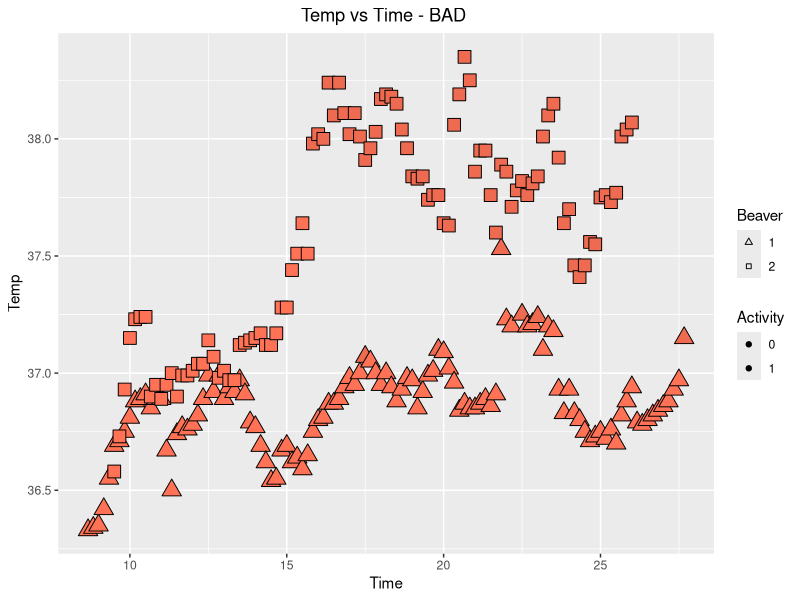
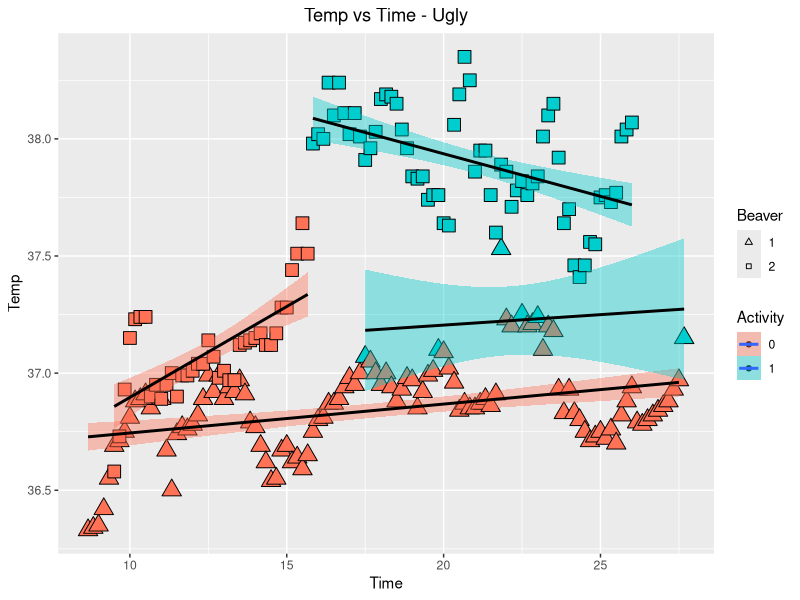
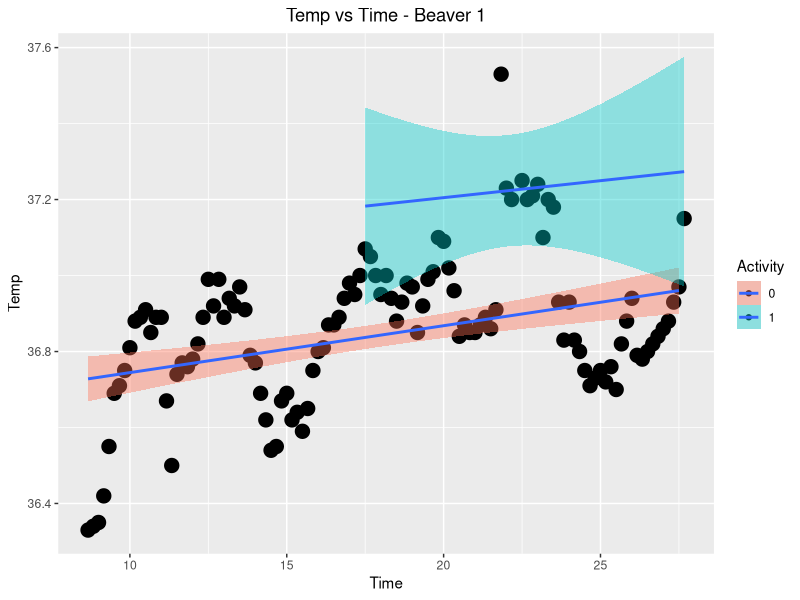
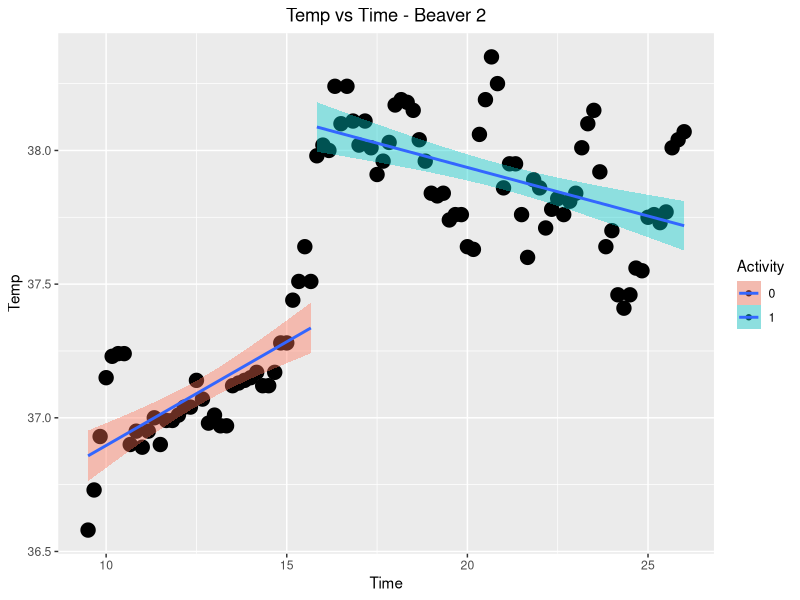

Source code (R) for these figures, in order:
#Riley Kendall, Ryan Richardson, Goldie Malamud
#Scroll to bottom for graph examples

library(ggplot2)
library(ggforce)

# Beaver Processing
b1 = beaver1
b2 = beaver2
b1$activ = factor(b1$activ)
b2$activ = factor(b2$activ)

# changes time to be more meaningful measure of how many hours since start of mesaurement
b1$hours <- b1$time %/% 100 + 24 * (b1$day - b1$day[1]) + (b1$time %% 100) / 60
b2$hours <- b2$time %/% 100 + 24 * (b2$day - b2$day[1]) + (b2$time %% 100) / 60

# identifies beaver prior to appending data
b1$beaver = 1
b2$beaver = 2

# converts day to factor for easier comparisons
b1$day = factor(b1$day, labels = c("Day 1", "Day 2"))
b2$day = factor(b2$day, labels = c("Day 1", "Day 2"))

# combines into single beaver dataframe and makes beaver a factor
beavers = rbind(b1, b2)
beavers$beaver = factor(beavers$beaver)

# prints beaver head
head(beavers)

beavers$activ = factor(beavers$activ)
fit = glm(temp ~ hours + activ, data = beavers)
summary(fit)



#GRAPHS



#misleading graph
badGraph = ggplot(beavers, aes(x = hours, y = temp, fill = activ, color = 'black', shape = beaver)) +
    geom_point(aes(fill = activ, color = 'black', size = 0.1, shape = beaver)) +
    scale_shape_manual(values = c(24, 22)) +
    scale_fill_manual(values = c('coral1', 'coral2')) +
    scale_color_manual(values = c('black', 'black')) +
    guides(size = FALSE, color = FALSE) +
      ggtitle("Temp vs Time - BAD ") +
      xlab("Time") +
      ylab("Temp") +
      theme(plot.title = element_text(hjust = 0.5)) +
      labs(shape = "Beaver", fill = 'Activity')

badGraph

#Complicated graph
ComplicatedGraph = ggplot(beavers, aes(x = hours, y = temp, fill = activ, color = 'black', shape = beaver)) +
    geom_point(aes(fill = activ, color = 'black', size = 0.1, shape = beaver)) +
    scale_shape_manual(values = c(24, 22)) +
    scale_fill_manual(values = c('coral1', 'cyan3')) +
    scale_color_manual(values = c('black', 'black')) +
    guides(size = FALSE) +
    guides(color = FALSE) +
    stat_smooth(method = 'glm') +
      ggtitle("Temp vs Time - Ugly") +
      xlab("Time") +
      ylab("Temp") +
      theme(plot.title = element_text(hjust = 0.5)) +
      labs(shape = "Beaver", fill = "Activity")

ComplicatedGraph


fit1 = glm(temp ~ hours + activ, data = b1)
summary(fit1)

goodGraph1 = ggplot(b1, aes(x = hours, y = temp, fill = activ)) +
    geom_point(aes(fill = activ, size = 0.1)) +
    scale_fill_manual(values = c('coral1', 'cyan3')) +
    stat_smooth(method = 'glm') +
      ggtitle("Temp vs Time - Beaver 1") +
      guides(size = FALSE) +
      xlab("Time") +
      ylab("Temp") +
      theme(plot.title = element_text(hjust = 0.5)) +
      labs(fill = "Activity")

goodGraph1


fit2 = glm(temp ~ hours + activ, data = b1)
summary(fit2)

goodGraph2 = ggplot(b2, aes(x = hours, y = temp, fill = activ)) +
    geom_point(aes(fill = activ, size = 0.1)) +
    scale_fill_manual(values = c('coral1', 'cyan3')) +
    stat_smooth(method = 'glm') +
      ggtitle("Temp vs Time - Beaver 2") +
      guides(size = FALSE) +
      xlab("Time") +
      ylab("Temp") +
      theme(plot.title = element_text(hjust = 0.5)) +
      labs(fill = "Activity")

goodGraph2